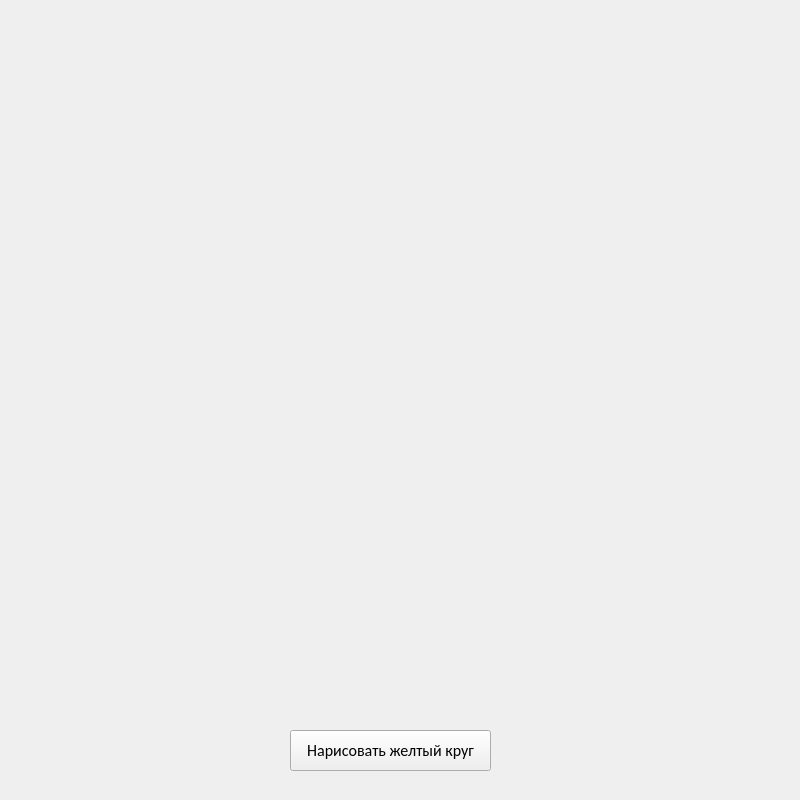
<?xml version="1.0" encoding="UTF-8"?>
<ui version="4.0">
 <class>Form</class>
 <widget class="QWidget" name="Form">
  <property name="geometry">
   <rect>
    <x>0</x>
    <y>0</y>
    <width>800</width>
    <height>800</height>
   </rect>
  </property>
  <property name="windowTitle">
   <string>Желтый круг</string>
  </property>
  <widget class="QPushButton" name="pushButton">
   <property name="geometry">
    <rect>
     <x>290</x>
     <y>730</y>
     <width>201</width>
     <height>41</height>
    </rect>
   </property>
   <property name="font">
    <font>
     <family>Calibri</family>
     <pointsize>12</pointsize>
    </font>
   </property>
   <property name="text">
    <string>Нарисовать желтый круг</string>
   </property>
  </widget>
 </widget>
 <resources/>
 <connections/>
</ui>
